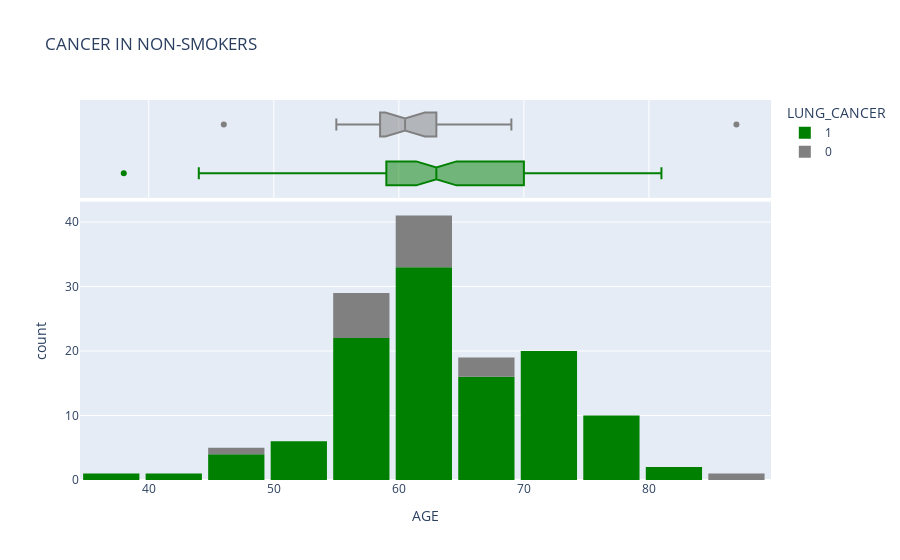

The notebook cell saved with this chart:
### Code cell
fig = px.histogram(cancer_df[cancer_df['SMOKING'] == 0],
                   x= 'AGE',
                   marginal='box',
                   color='LUNG_CANCER',
                   color_discrete_sequence = ['green', 'grey'],
                   title='CANCER IN NON-SMOKERS')
fig.update_layout(bargap=0.1)
fig.show()

### Figure 1 — Plotly figure (JSON) as saved in the notebook; plotly's stock layout.template omitted (floating-point values rounded to 4 significant figures)
{"data": [{"alignmentgroup": "True", "bingroup": "x", "hovertemplate": "LUNG_CANCER=1<br>AGE=%{x}<br>count=%{y}<extra></extra>", "legendgroup": "1", "marker": {"color": "green", "pattern": {"shape": ""}}, "name": "1", "offsetgroup": "1", "orientation": "v", "showlegend": true, "type": "histogram", "x": [69, 75, 72, 48, 64, 65, 60, 63, 77, 70, 56, 57, 52, 63, 73, 47, 70, 70, 68, 74, 56, 67, 76, 81, 56, 60, 66, 62, 62, 71, 59, 60, 64, 81, 60, 49, 53, 58, 68, 72, 72, 56, 64, 53, 61, 69, 67, 63, 64, 51, 56, 62, 74, 56, 55, 75, 63, 61, 62, 44, 54, 56, 69, 72, 70, 71, 72, 69, 64, 63, 69, 64, 59, 63, 60, 65, 62, 67, 77, 70, 70, 57, 77, 70, 71, 56, 57, 78, 62, 49, 77, 64, 63, 38, 75, 61, 67, 59, 74, 77, 58, 59, 71, 55, 59, 59, 60, 61, 69, 67, 63, 64, 51, 56, 62], "xaxis": "x", "yaxis": "y"}, {"alignmentgroup": "True", "hovertemplate": "LUNG_CANCER=1<br>AGE=%{x}<extra></extra>", "legendgroup": "1", "marker": {"color": "green"}, "name": "1", "notched": true, "offsetgroup": "1", "showlegend": false, "type": "box", "x": [69, 75, 72, 48, 64, 65, 60, 63, 77, 70, 56, 57, 52, 63, 73, 47, 70, 70, 68, 74, 56, 67, 76, 81, 56, 60, 66, 62, 62, 71, 59, 60, 64, 81, 60, 49, 53, 58, 68, 72, 72, 56, 64, 53, 61, 69, 67, 63, 64, 51, 56, 62, 74, 56, 55, 75, 63, 61, 62, 44, 54, 56, 69, 72, 70, 71, 72, 69, 64, 63, 69, 64, 59, 63, 60, 65, 62, 67, 77, 70, 70, 57, 77, 70, 71, 56, 57, 78, 62, 49, 77, 64, 63, 38, 75, 61, 67, 59, 74, 77, 58, 59, 71, 55, 59, 59, 60, 61, 69, 67, 63, 64, 51, 56, 62], "xaxis": "x2", "yaxis": "y2"}, {"alignmentgroup": "True", "bingroup": "x", "hovertemplate": "LUNG_CANCER=0<br>AGE=%{x}<br>count=%{y}<extra></extra>", "legendgroup": "0", "marker": {"color": "grey", "pattern": {"shape": ""}}, "name": "0", "offsetgroup": "0", "orientation": "v", "showlegend": true, "type": "histogram", "x": [59, 63, 61, 69, 55, 59, 56, 60, 60, 58, 63, 68, 57, 62, 61, 59, 67, 87, 46, 63], "xaxis": "x", "yaxis": "y"}, {"alignmentgroup": "True", "hovertemplate": "LUNG_CANCER=0<br>AGE=%{x}<extra></extra>", "legendgroup": "0", "marker": {"color": "grey"}, "name": "0", "notched": true, "offsetgroup": "0", "showlegend": false, "type": "box", "x": [59, 63, 61, 69, 55, 59, 56, 60, 60, 58, 63, 68, 57, 62, 61, 59, 67, 87, 46, 63], "xaxis": "x2", "yaxis": "y2"}], "layout": {"bargap": 0.1, "barmode": "relative", "legend": {"title": {"text": "LUNG_CANCER"}, "tracegroupgap": 0}, "title": {"text": "CANCER IN NON-SMOKERS"}, "xaxis": {"anchor": "y", "domain": [0, 1], "title": {"text": "AGE"}}, "xaxis2": {"anchor": "y2", "domain": [0, 1], "matches": "x", "showgrid": true, "showticklabels": false}, "yaxis": {"anchor": "x", "domain": [0, 0.7326], "title": {"text": "count"}}, "yaxis2": {"anchor": "x2", "domain": [0.7426, 1], "matches": "y2", "showgrid": false, "showline": false, "showticklabels": false, "ticks": ""}}}
